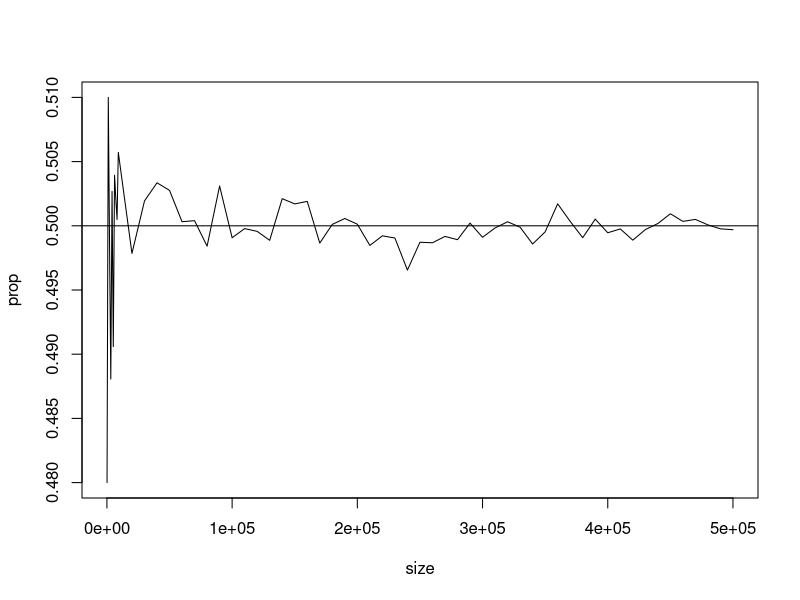
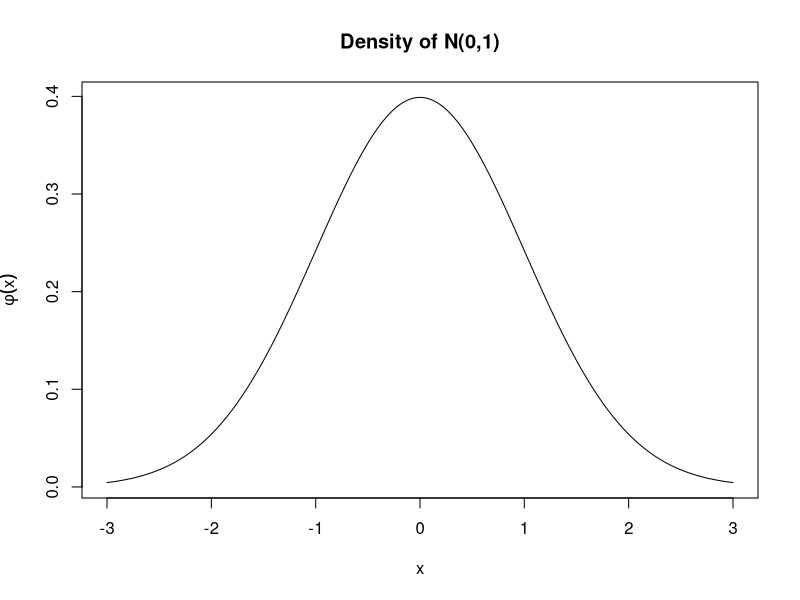
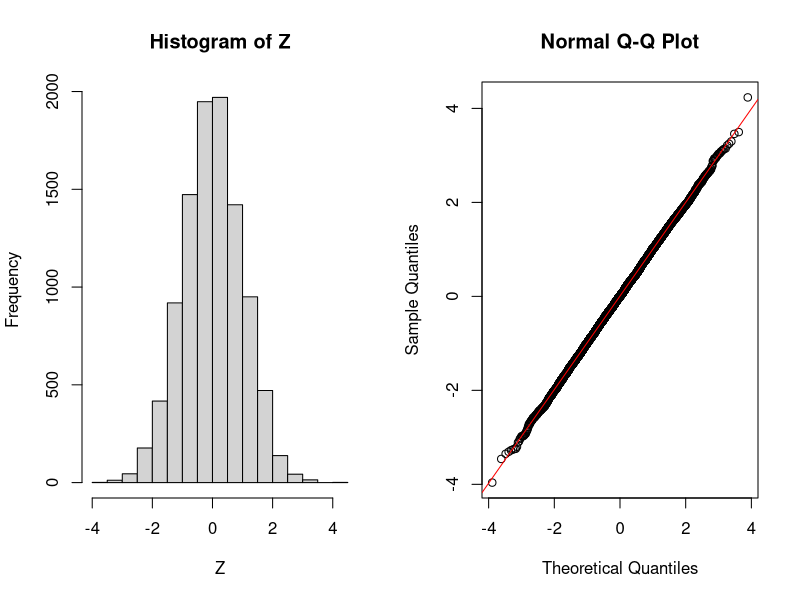
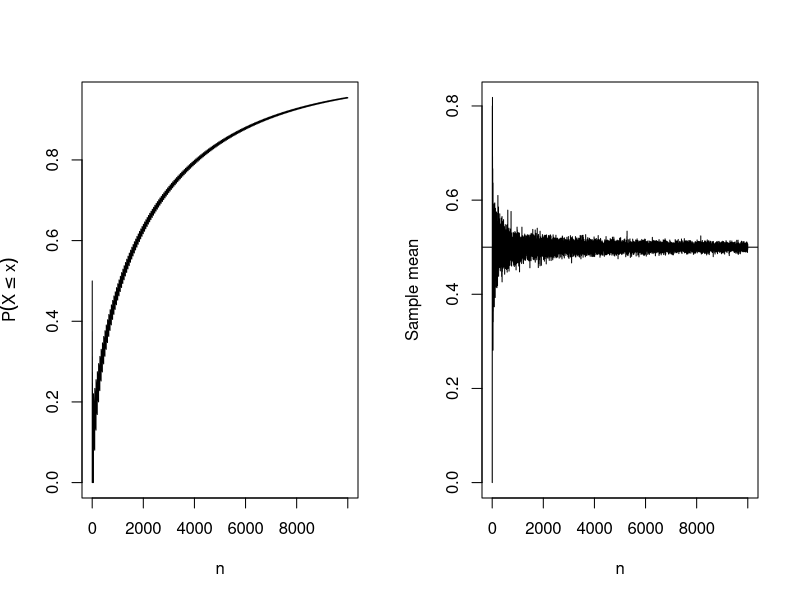
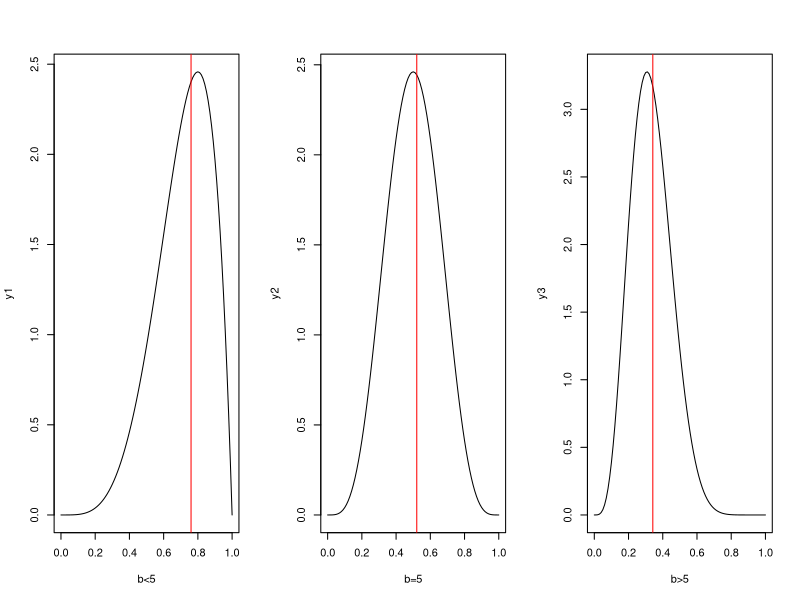
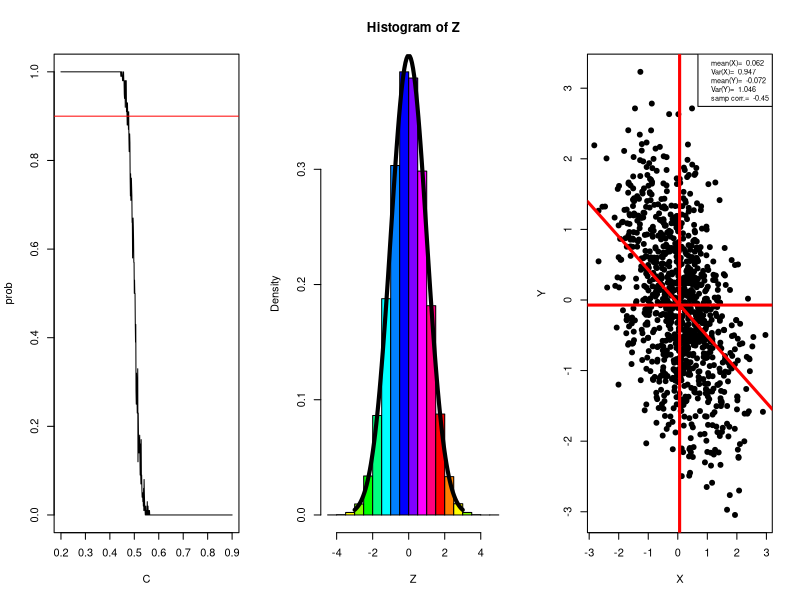
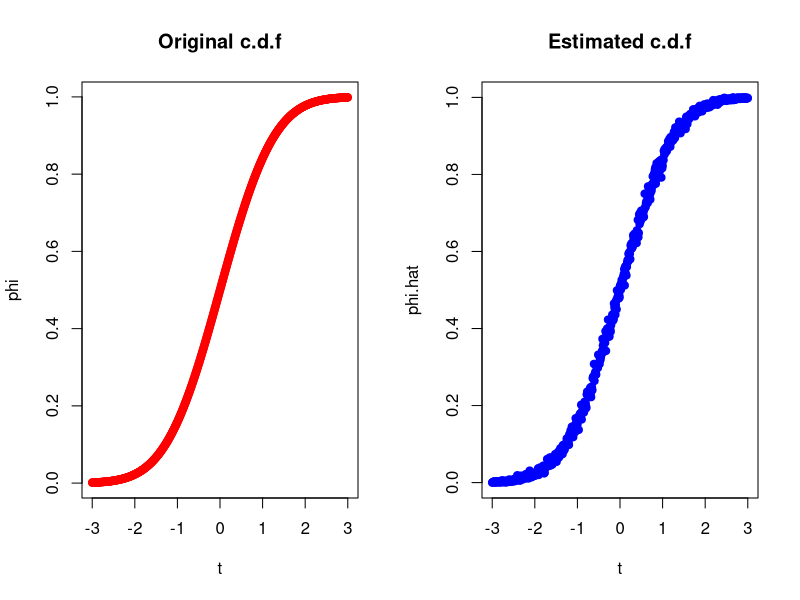
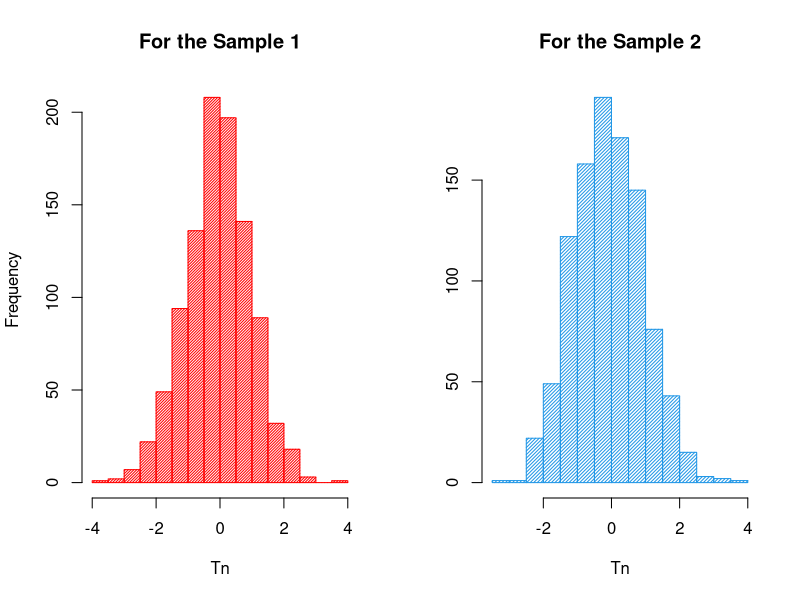

The R source for these figures, in order:
## ---- chunk 1
set.seed(123)
sample(c("A","B","C","D","E"),size = 3,replace = F) #-- Without replacement
## ---- chunk 2
set.seed(123)
sample(c("A","B","C","D","E"),size = 3,replace = T) #-- With replacement
## ---- chunk 3
set.seed(5)
sample(1:10,size=2,replace = T)
## ---- chunk 4
set.seed(6)
sample(100,size=5)
## ---- chunk 5
set.seed(7)
sample(c("A","B","C"),size = 2,prob = c(0.1,0.4,0.5))
## ---- chunk 6
set.seed(100)
sample(c("H","T"),10,replace = T)
## ---- chunk 7
set.seed(100)
sample(c("H","T"),10,replace = T,prob = c(2/6,4/6))
## ---- chunk 8
prop=NULL
size1=seq(100,10000,by=1000)
size2=seq(20000,500000,by=10000)
size=c(size1,size2)
size
for (n in size)
{
  x=sample(0:1,n,rep=T)
  prop=c(prop,sum(x)/n)
}
prop
plot(size,prop,type="l")
abline(0.5,0)
## ---- chunk 9
set.seed(125)
pic=NULL
for(i in 1:10000)
{
  x=sample(52,size = 1)
  if(any(x%%13==c(11,12,0)))
  {
    pic[i]=1
  }
  else pic[i]=0
}
sum(pic)/10000
## ---- chunk 10
count=0
for(i in 1:100000)
{
  num=sample(1000,1)
  if(num%%3==0||num%%5==0||num%%6==0)
  {
    count=count+1
  }
}
count/100000
## ---- chunk 11
count1=0; count2=0
balls= as.factor(c(rep("W",7),rep("B",5)))
for ( i in 1:10000)
{
chosen= sample(balls,3)
if (all(chosen=="W")) count1=count1+1
if (table(chosen)["W"]==2) count2=count2+1
}
count1/10000; count2/10000
## ---- chunk 12
count=0
for(i in 1:500)
{
  ##-- drawing samples by SRSWR --##
  class=sample(365,25,replace = T)
  if(length(unique(class))<length(class))
  {
    count=count+1
  }
}
count/500
## ---- chunk 13
cut=function(deck)
{
  #choose a random cut point near middle
  x=rbinom(1,52,0.5)
  temp=c(deck[(x+1):52],deck[1:x])
  return(temp)
}
cut(1:52)
## ---- chunk 14
riffle=function(deck)
{
  n=length(deck)
  x=rbinom(1,52,0.5)
  
  left=deck[1:x]; right=deck[(x+1):52]; k=0;
  
  a=length(left); b=length(right); tab=NULL;
  
  for(i in 1:52 )
  {
    ind=rbinom(1,1,a/(a+b))
    
    if(ind==1)
    {
      tab[k+1]=left[a]
      
      left=left[1:(a-1)]
      
      k=k+1; a=a-1
    }
    else
    {
      tab[k+1]=right[b]
      
      right=right[1:(b-1)]
      
      k=k+1; b=b-1
    }
  }
  return(tab)
}
## ---- chunk 15
riffle(1:52)
## ---- chunk 16
bernoulli=function(prob)
{
  u=runif(1); x=NULL;
  if(u<prob) x=1
  else x=0
  return(x)
}

bernoulli(0.7)
## ---- chunk 17
x=1
y=bernoulli(0.8)
while(y!=1)
{
  y=bernoulli(0.8)
  x=x+1
}
x
## ---- chunk 18
poi_mass=function(x,lambda)
{
  return(exp(-lambda)*(lambda^x)/factorial(x))
}

poi_sample=function(lambda)
{
  U=runif(1); i=0; cumprob=poi_mass(0,lambda)
  
  while(U>cumprob)
  {
    i=i+1
    cumprob=cumprob+poi_mass(i,lambda)
  }
  return(i)
}
poi_sample(5)
## ---- chunk 19
# 2 samples from N(5,2) Distribution
rnorm(n=2,mean=5,sd=sqrt(2))
## ---- chunk 20
# P(X<=4) for N(5,2)

pnorm(4,mean=5,sd=sqrt(2))
## ---- chunk 21
# P(X>7) for N(5,2)

pnorm(7,mean=5,sd=sqrt(2),lower.tail = F)
## ---- chunk 22
# lower 0.05 point

qnorm(0.05,mean=5,sd=sqrt(2))
## ---- chunk 23
# lower 0.01 point

qnorm(0.01,mean=5,sd=sqrt(2),lower.tail = F)
## ---- chunk 24
# density at x=2

dnorm(2,mean = 5,sd=sqrt(2))
## ---- chunk 25
# density at x=5
dnorm(5,mean=5,sd=sqrt(2))
## ---- chunk 26
x=seq(-3,3,by=0.01)
y=dnorm(x,0,1)
plot(x,y,type="l",
     main="Density of N(0,1)",
     ylab=expression(phi(x)))
## ---- chunk 27
n=100
k=10000
U=runif(n*k)
M=matrix(U,n,k)
X=apply(M,2,sum)
Z=(X-n/2)/sqrt(n/12)
par(mfrow=c(1,2))
hist(Z)
qqnorm(Z)
qqline(Z,col="red")
## ---- chunk 28
wlln=function(n,eps,p)
{
  pbinom(n*p+n*eps,n,p)-pbinom(n*p-n*eps,n,p)
}
prob=NULL
for(n in 1:10000)
{
  prob[n]=wlln(n,eps=0.01,p=0.5)
}
plot(prob,type="l",xlab="n",ylab=expression(P(X<=x)))
## ---- chunk 29
slln=function(n,p)
{
  x=rbinom(1,size=n,prob=p)
  return(x)
}
value=NULL
for(i in 1:10000)
{
  value[i]=slln(i,0.5)/i
}
plot(value,type="l",xlab="n",ylab="Sample mean")
abline(h=0.5)
## ---- chunk 30
count=NULL
for(i in 1:1000)
{
  child=sample(c(0,1),1)
  while(length(unique(child))<2)
  {
    child=c(child,sample(c(0,1),1))
  }
  count[i]=length(child)
}
mean(count)
## ---- chunk 31
par(mfrow=c(1,3))
x=seq(0,1,by=0.01)
y1=dbeta(x,shape1 = 5,shape2 = 2)
y2=dbeta(x,shape1 = 5,shape2 = 5)
y3=dbeta(x,shape1 = 5,shape2 = 10)
plot(x,y1,type="l",xlab="b<5")
abline(v=median(rbeta(101,shape1 = 5,shape2 = 2)),col="red")
plot(x,y2,type="l",xlab="b=5")
abline(v=median(rbeta(101,shape1=5,shape2=5)),col="red")
plot(x,y3,type="l",xlab="b>5")
abline(v=median(rbeta(101,shape1=5,shape2=10)),col="red")
## ---- chunk 32
set.seed(100);prob=NULL; j=1
C=seq(0.2,0.9,by=0.001)
for ( c in C)
{
prob[j]=0
for(i in 1:100)
{
x=rbeta(101,shape1=5,shape2=5)
me=median(x)
if(me>c) prob[j]=prob[j]+1
}
prob[j]=prob[j]/100
j=j+1
}
plot(C,prob,type="l")
abline(h=0.9,col="red")
## ---- chunk 33
C[which(prob>0.89 & prob<0.91)]
## ---- chunk 34
prob[which(C %in% C[which(prob>0.89 & prob<0.91)])]
## ---- chunk 35
normal=function(n)
{
  U1 = runif(n)
  U2 = runif(n)
  C = sqrt(-2*log(U1))
  Z1 = C*cos(2*pi*U2)
  Z2 = C*sin(2*pi*U2)
  return(Z1)
}

n = 100000
Z = normal(n)

hist(Z,prob=T,col=rainbow(12))

#-- note that, rainbow() is a graphical function, which gives multiple color.
curve(dnorm(x),-3,3,
      add=T,lwd=4)
## ---- chunk 36
binorm=function(n,rho)
{
  x = numeric(n); y<- numeric(n)
  for (i in 1:n)
  {
    z1 = normal(1)
    z2 = normal(1)
    x[i] = z1
    y[i] = rho*z1+sqrt(1-rho^2)*z2
  }
  return(cbind(x,y))
}
n = 1000 ;rho = -0.5

data = binorm(n,rho)

##-- Plotting Bivariate Normal Data --##

plot(data,
     pch=19,
     xlab="X",
     ylab = "Y")

abline(lm(data[,2]~data[,1]),col="red",
       v=mean(data[,1]),
       h=mean(data[,2]),
       lwd=3)

legend("topright",legend = c(paste("mean(X)= ",round(mean(data[,1]),3)),
                              paste("Var(X)= ",round((sd(data[,1]))^2,3)),
                              paste("mean(Y)= ",round(mean(data[,2]),3)),
                              paste("Var(Y)= ",round((sd(data[,2]))^2,3)),
                              paste("samp corr.= ",round(cor.test(data[,1],data[,2])$estimate,2))),
       cex=0.66)


## ---- chunk 37
set.seed(123)
N = 1000
x = runif(N,min=0,max=(2*pi))
value = sum(exp(cos(x)))
value = (2*pi)*value/N
value
## ---- chunk 38
n = 1000
t = seq(-3,3,0.01)
x = NULL
phi.hat=NULL
phi=NULL
for(i in 1:length(t))
{
 x = rnorm(n)
 s = sum(x<=t[i])
 phi.hat[i] = s/n
 phi[i] = pnorm(t[i])
}
par(mfrow = c(1,2))
plot(t,phi,main="Original c.d.f",col="red",pch=19)
plot(t,phi.hat,main="Estimated c.d.f",col="blue",pch=19)
## ---- chunk 39
##--- Creating a Function to simulate 1000 test statistics for two different samples

simulation=function(len_1,len_2){

  A=NULL
  B=NULL
  
  for(i in 1:1000)
  {
    Sam_1=rnorm(len_1,1,sqrt(2))
    Sam_2=rnorm(len_2,1,sqrt(2))
    
    Tn_1=(sqrt(length(Sam_1))*((sum(Sam_1)/length(Sam_1))-1))/sqrt(var(Sam_1))
    
    Tn_2=(sqrt(length(Sam_2))*((sum(Sam_2)/length(Sam_2))-1))/sqrt(var(Sam_2))
    
    A=c(A,Tn_1)
    
    B=c(B,Tn_2)
    
  }
  Mat=as.data.frame(matrix(c(A,B),ncol=2,byrow = F))
  names(Mat)=c("Tn_1","Tn_2")
  return(Mat)
}

X=(simulation(50,1000)) # Data Table

X[1:10,] # Showing 1st 10 samples of the Data Table

# Writing a message

writeLines(paste(c("Omitting","the","rest","990","values")),sep=" ")

##--- Histogram of the 1st Sample 

hist(X$Tn_1,
     col="red",
     xlab="Tn",
     ylab="Frequency",
     main="For the Sample 1",
     density = 50)

##--- Histogram of the 2nd Sample

hist(X$Tn_2,
     col=12,
     xlab="Tn",
     ylab="",
     main="For the Sample 2",
     density = 40)

##--- Preparing the density of the N(0,1)

a=seq(-3,3,by= 0.01) # Range of the sample points for N(0,1)

b=dnorm(a) # density of the N(0,1) for the above range.

##--- Comparing Plots :

hist(X$Tn_1,           # histogram for the Sample 1
     col="red",
      xlab="Tn",
      ylab="Frequency",
      main="Comparing Two Histograms coming from two\n different Samples of the same \nPopulation N(1,2) with the Standard Normal density",
     density = 50,
     axes=F,
     cex=4)
par(new=T)             # For Overlap the new plot
hist(X$Tn_2,          
      col=12,
      xlab="",
      ylab="",         # histogram for the Sample 2  
      main="",
     density = 40,
     axes = F)
par(new=T)             # For Overlap the new plot
plot(a,b,
     type ="l",
     xlab="",
     ylab="",          # Density curve of the N(0,1)
     main = "",
     axes = F, 
     col="darkgreen",
     lwd=3)

# Adding Legend

legend("topright",        
       legend = c("Sample 1","Sample 2","PDF-N(0,1)"),
       fil=c("red",20,"darkgreen"),
       cex=0.6)

# Adding box

box()

## ---- chunk 40
Brownian = function() # This is a function to generate Browninan with drift 0.04 and diffusion 0.7
{
	paths = 10
	count = 5000
	interval = 5/count
	sample = matrix(0,nrow=(count+1),ncol=paths)
	for(i in 1:paths)
	{
		sample[1,i] = 5
		for(j in 2:(count+1))
		{
			sample[j,i] = sample[j-1,i]+interval*0.04+((interval)^.5)*rnorm(1,0,1)*0.7
		}
	}	
	cat("E[W(2)] = ",mean(sample[2001,]),"\n")
	cat("E[W(5)] = ",mean(sample[5001,]),"\n")
	matplot(sample,main="Brownian",xlab="Time",ylab="Path",type="l")
}

StandardBrownian = function() # This is a function to generate Standard Browninan with drift 0 and diffusion 1
{
	paths = 10
	count = 5000
	interval = 5/count
	sample = matrix(0,nrow=(count+1),ncol=paths)
	for(i in 1:paths)
	{
		sample[1,i] = 0
		for(j in 2:(count+1))
		{
			sample[j,i] = sample[j-1,i]+((interval)^.5)*rnorm(1)
		}
	}	
	cat("E[W(2)] = ",mean(sample[2001,]),"\n")
	cat("E[W(5)] = ",mean(sample[5001,]),"\n")
	matplot(sample,main="Standard Brownian",xlab="Time",ylab="Path",type="l")
}
StandardBrownian()
Brownian()
